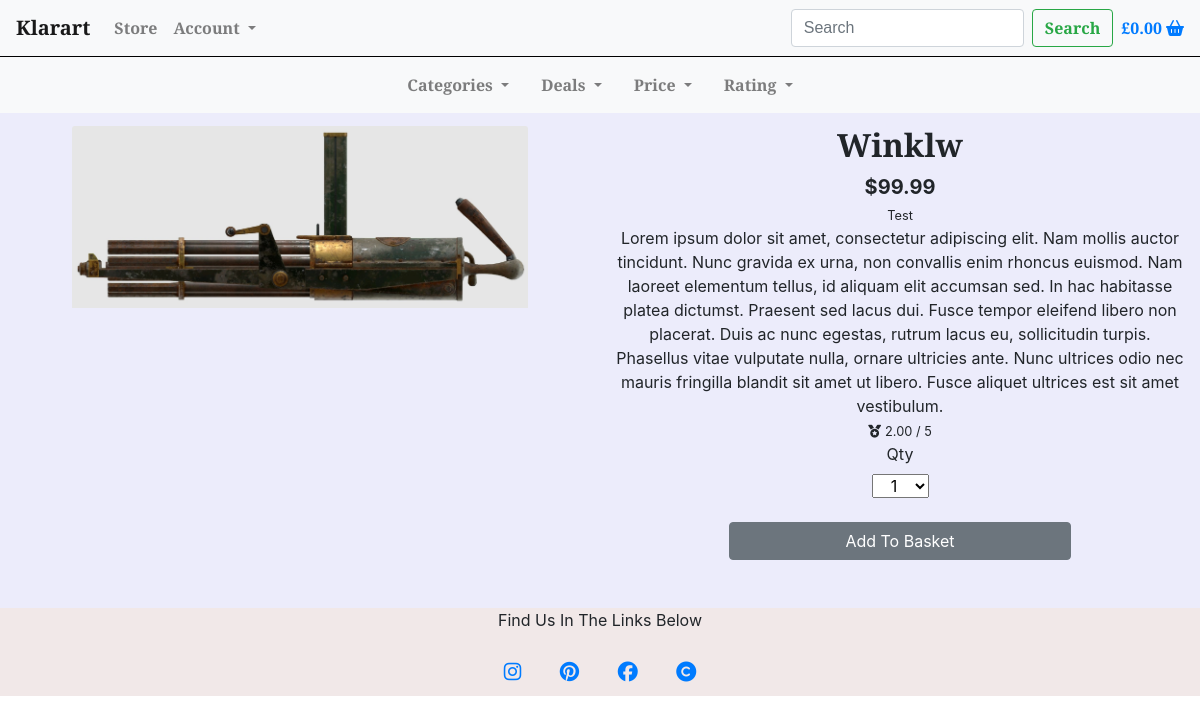
Page /product/winklw/ on the committed database.
### store/models.py (models this page shows, shortened)
class Product(models.Model):
    category = models.ForeignKey(Category, on_delete=models.CASCADE, related_name='product')
    created_by = models.ForeignKey(User, on_delete=models.CASCADE, related_name='product')
    title = models.CharField(max_length=200)
    author = models.CharField(max_length=200, default='Klara Thunberg')
    description = models.TextField(blank=True)
    image = models.ImageField(upload_to='images/')
    slug = models.SlugField(max_length=200)
    price = models.DecimalField(max_digits=4, decimal_places=2)
    in_stock = models.BooleanField(default=True)
    is_active = models.BooleanField(default=True)
    created = models.DateTimeField(auto_now_add=True)
    updated = models.DateTimeField(auto_now=True)
    rating = models.DecimalField(
                                max_digits=6, decimal_places=2,
                                null=True, blank=True)
    class Meta:
        ordering = ('-created',)

class Category(models.Model):
    name = models.CharField(max_length=200, db_index=True)
    slug = models.SlugField(max_length=200, unique=True)
    class Meta:
        verbose_name_plural = 'categories'
    def get_absolute_url(self):
        return reverse('store:category_list', args=[self.slug])
    def __str__(self):
        return self.name

### store/views.py (the view)
# urls.py: path('product/<slug:slug>/', views.product_detail, name='product_detail'),
def product_detail(request, slug):
    product = get_object_or_404(Product, slug=slug, in_stock=True)
    return render(request, 'store/detail.html', {'product': product})

### store/views.py (called while the page is built)
def categories(request):
    return{'categories': Category.objects.all()}

### templates/store/detail.html (shortened to what this page needs)
{% extends "base.html" %}
{% load static %}
{% block content %}
<div class="space-container">
    <div class="container-fluid">
        <div class="row">
            <div class="col-12 col-md-6 col-lg-6">
                <div class="image-container my-3">
                    <a href="{{ product.image.url }}" target="_blank">
                        <img class="detail-image card-img-top img-fluid" src="{{ product.image.url }}" alt="{{ product.name }}">
                    </a>
                </div>
            </div>
            <div class="col-12 col-md-6 col-lg-6">
                <div class="product-details-container">
                    <h2 class="text-center mt-3">{{ product.title|title }}</h2>
                    <p class="lead mb-0 text-left font-weight-bold text-center">${{ product.price }}</p>
                    <p class="text-center mb-0"><small>{{ product.category }}</small></p>
                    <p class="text-center mb-1">{{ product.description }}</p>
                    {% if product.rating %}
                        <small class="text-center"><i class="fas fa-medal mr-1"></i>{{ product.rating }} / 5</small>
                    {% else %}
                        <small class="text-center">No Rating</small>
                    {% endif %}
                    <label for="select" class="text-center">Qty</label>
                        <select class="mb-4" name="" id="select">
                            <option value="">1</option>
                        </select>
                    <button class="detail-add-btn btn btn-secondary mb-5">Add To Basket</button>
                </div>
            </div>
        </div>
    </div>
</div>
{% endblock %}

### static/css/base.css (style rules this page uses)
* { margin: 0; padding: 0; box-sizing: border-box; }
.space-container { margin-top: 110px; background-color: rgb(193, 193, 240, 0.3); }
h1, h2, h3, h4, h5, h6, .dilevery-font, .navbar { font-weight: bold; font-family: 'Source Serif 4', sans-serif; }
.detail-image { width: 80%; margin: auto; display: block; }
.product-details-container { display: grid; }
#select { text-align: center; width: 10%; margin: auto; }
.detail-add-btn { width: 60%; margin: auto; }

### rows in the picture
Product: image (picture), title "Winklw", price "99.99", category "Test", description "Lorem ipsum dolor sit amet, consectetur adipiscing elit. Nam mollis auctor tincidunt. Nunc gravida ex urna, non convallis enim rhoncus euismod. Nam laoreet elementum tellus, id aliquam elit accumsan sed. In hac habitasse platea dictumst. Praesent sed lacus dui. Fusce tempor eleifend libero non placerat. Duis ac nunc egestas, rutrum lacus eu, sollicitudin turpis. Phasellus vitae vulputate nulla, ornare ultricies ante. Nunc ultrices odio nec mauris fringilla blandit sit amet ut libero. Fusce aliquet ultrices est sit amet vestibulum.", rating "2.00"
